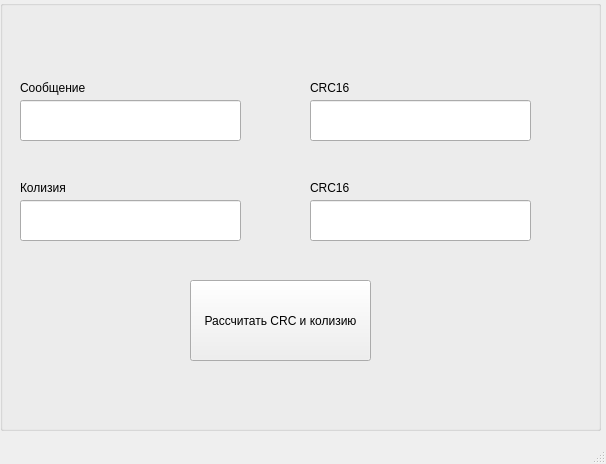
<?xml version="1.0" encoding="UTF-8"?>
<ui version="4.0">
 <class>MainWindow</class>
 <widget class="QMainWindow" name="MainWindow">
  <property name="geometry">
   <rect>
    <x>0</x>
    <y>0</y>
    <width>606</width>
    <height>464</height>
   </rect>
  </property>
  <property name="windowTitle">
   <string>MainWindow</string>
  </property>
  <widget class="QWidget" name="centralwidget">
   <property name="layoutDirection">
    <enum>Qt::LayoutDirection::LeftToRight</enum>
   </property>
   <widget class="QGroupBox" name="chatGroupBox">
    <property name="enabled">
     <bool>true</bool>
    </property>
    <property name="geometry">
     <rect>
      <x>0</x>
      <y>0</y>
      <width>601</width>
      <height>431</height>
     </rect>
    </property>
    <property name="title">
     <string/>
    </property>
    <widget class="QPushButton" name="sendButton">
     <property name="geometry">
      <rect>
       <x>190</x>
       <y>280</y>
       <width>181</width>
       <height>81</height>
      </rect>
     </property>
     <property name="text">
      <string>Рассчитать CRC и колизию</string>
     </property>
    </widget>
    <widget class="QLineEdit" name="messageLineEdit">
     <property name="geometry">
      <rect>
       <x>20</x>
       <y>100</y>
       <width>221</width>
       <height>41</height>
      </rect>
     </property>
     <property name="text">
      <string/>
     </property>
     <property name="placeholderText">
      <string/>
     </property>
    </widget>
    <widget class="QLineEdit" name="kolliziaLineEdit">
     <property name="geometry">
      <rect>
       <x>20</x>
       <y>200</y>
       <width>221</width>
       <height>41</height>
      </rect>
     </property>
     <property name="text">
      <string/>
     </property>
     <property name="placeholderText">
      <string/>
     </property>
    </widget>
    <widget class="QLineEdit" name="crcLineEdit">
     <property name="geometry">
      <rect>
       <x>310</x>
       <y>100</y>
       <width>221</width>
       <height>41</height>
      </rect>
     </property>
     <property name="text">
      <string/>
     </property>
     <property name="placeholderText">
      <string/>
     </property>
    </widget>
    <widget class="QLineEdit" name="crcLineEdit_2">
     <property name="geometry">
      <rect>
       <x>310</x>
       <y>200</y>
       <width>221</width>
       <height>41</height>
      </rect>
     </property>
     <property name="text">
      <string/>
     </property>
     <property name="placeholderText">
      <string/>
     </property>
    </widget>
    <widget class="QLabel" name="label_5">
     <property name="geometry">
      <rect>
       <x>20</x>
       <y>80</y>
       <width>91</width>
       <height>16</height>
      </rect>
     </property>
     <property name="text">
      <string>Сообщение</string>
     </property>
    </widget>
    <widget class="QLabel" name="label_6">
     <property name="geometry">
      <rect>
       <x>310</x>
       <y>80</y>
       <width>49</width>
       <height>16</height>
      </rect>
     </property>
     <property name="text">
      <string>CRC16</string>
     </property>
    </widget>
    <widget class="QLabel" name="label_7">
     <property name="geometry">
      <rect>
       <x>310</x>
       <y>180</y>
       <width>49</width>
       <height>16</height>
      </rect>
     </property>
     <property name="text">
      <string>CRC16</string>
     </property>
    </widget>
    <widget class="QLabel" name="label_8">
     <property name="geometry">
      <rect>
       <x>20</x>
       <y>180</y>
       <width>49</width>
       <height>16</height>
      </rect>
     </property>
     <property name="text">
      <string>Колизия</string>
     </property>
    </widget>
   </widget>
  </widget>
  <widget class="QMenuBar" name="menubar">
   <property name="geometry">
    <rect>
     <x>0</x>
     <y>0</y>
     <width>606</width>
     <height>22</height>
    </rect>
   </property>
  </widget>
  <widget class="QStatusBar" name="statusbar"/>
 </widget>
 <resources/>
 <connections/>
</ui>
